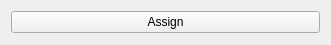
<?xml version="1.0" encoding="UTF-8"?>
<ui version="4.0">
 <class>HotKeySetup</class>
 <widget class="QWidget" name="HotKeySetup">
  <property name="geometry">
   <rect>
    <x>0</x>
    <y>0</y>
    <width>331</width>
    <height>45</height>
   </rect>
  </property>
  <property name="windowTitle">
   <string>Form</string>
  </property>
  <layout class="QHBoxLayout" name="horizontalLayout">
   <property name="topMargin">
    <number>2</number>
   </property>
   <property name="bottomMargin">
    <number>2</number>
   </property>
   <item>
    <widget class="QPushButton" name="AssignButton">
     <property name="text">
      <string>Assign</string>
     </property>
    </widget>
   </item>
  </layout>
 </widget>
 <resources/>
 <connections/>
</ui>
